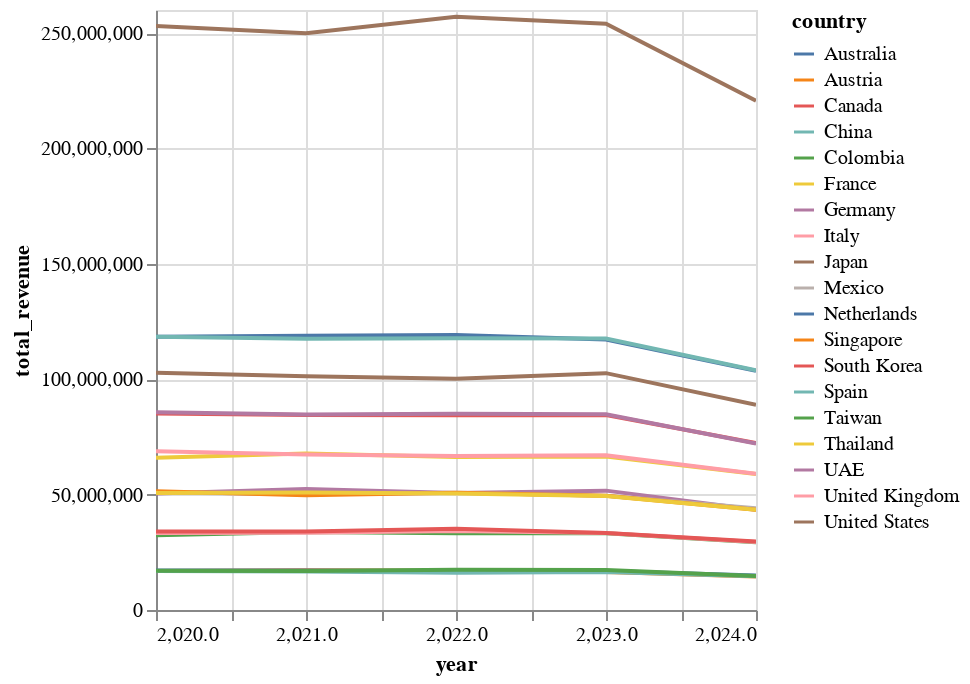

Here is the notebook cell this chart was saved with:
### Code cell
agg_sales.plot.line(x='year', y='total_revenue', color='country')

### Figure 1 — Vega-Lite specification as saved in the notebook (floating-point values rounded to 4 significant figures)
{"config": {"view": {"continuousWidth": 300, "continuousHeight": 300}}, "data": {"name": "data-9eb698c21ed62fa87a891b175667b01d"}, "mark": {"type": "line", "tooltip": true}, "encoding": {"color": {"field": "country", "type": "nominal"}, "x": {"field": "year", "type": "quantitative"}, "y": {"field": "total_revenue", "type": "quantitative"}}, "params": [{"name": "param_9", "select": {"type": "interval", "encodings": ["x", "y"]}, "bind": "scales"}], "$schema": "https://vega.github.io/schema/vega-lite/v5.20.1.json", "datasets": {"data-9eb698c21ed62fa87a891b175667b01d": [{"year": 2020, "country": "Australia", "n_orders": 19990, "units_sold": 110341, "total_revenue": 118359049}, {"year": 2020, "country": "Austria", "n_orders": 2790, "units_sold": 15379, "total_revenue": 16846043}, {"year": 2020, "country": "Canada", "n_orders": 14377, "units_sold": 78965, "total_revenue": 85102058}, {"year": 2020, "country": "China", "n_orders": 19967, "units_sold": 110088, "total_revenue": 118359886}, {"year": 2020, "country": "Colombia", "n_orders": 5563, "units_sold": 29967, "total_revenue": 32355688}, {"year": 2020, "country": "France", "n_orders": 11312, "units_sold": 61582, "total_revenue": 66026113}, {"year": 2020, "country": "Germany", "n_orders": 8596, "units_sold": 47009, "total_revenue": 50488743}, {"year": 2020, "country": "Italy", "n_orders": 5584, "units_sold": 30725, "total_revenue": 33333177}, {"year": 2020, "country": "Japan", "n_orders": 17191, "units_sold": 95189, "total_revenue": 102811074}, {"year": 2020, "country": "Mexico", "n_orders": 8491, "units_sold": 47298, "total_revenue": 50949894}, {"year": 2020, "country": "Netherlands", "n_orders": 2877, "units_sold": 15818, "total_revenue": 17127930}, {"year": 2020, "country": "Singapore", "n_orders": 8618, "units_sold": 47262, "total_revenue": 51508234}, {"year": 2020, "country": "South Korea", "n_orders": 5719, "units_sold": 31415, "total_revenue": 34014204}, {"year": 2020, "country": "Spain", "n_orders": 2812, "units_sold": 15434, "total_revenue": 16866798}, {"year": 2020, "country": "Taiwan", "n_orders": 2899, "units_sold": 15908, "total_revenue": 17058180}, {"year": 2020, "country": "Thailand", "n_orders": 8567, "units_sold": 46911, "total_revenue": 50684044}, {"year": 2020, "country": "UAE", "n_orders": 14320, "units_sold": 78848, "total_revenue": 85693863}, {"year": 2020, "country": "United Kingdom", "n_orders": 11465, "units_sold": 63420, "total_revenue": 68762470}, {"year": 2020, "country": "United States", "n_orders": 42661, "units_sold": 234249, "total_revenue": 253108038}, {"year": 2021, "country": "Australia", "n_orders": 19992, "units_sold": 110365, "total_revenue": 118845167}, {"year": 2021, "country": "Austria", "n_orders": 2873, "units_sold": 16123, "total_revenue": 17216199}, {"year": 2021, "country": "Canada", "n_orders": 14352, "units_sold": 78621, "total_revenue": 84498177}, {"year": 2021, "country": "China", "n_orders": 19777, "units_sold": 108423, "total_revenue": 117570159}, {"year": 2021, "country": "Colombia", "n_orders": 5746, "units_sold": 31383, "total_revenue": 33786174}, {"year": 2021, "country": "France", "n_orders": 11320, "units_sold": 62892, "total_revenue": 67867715}, {"year": 2021, "country": "Germany", "n_orders": 8771, "units_sold": 48386, "total_revenue": 52400502}, {"year": 2021, "country": "Italy", "n_orders": 5698, "units_sold": 31522, "total_revenue": 33527337}, {"year": 2021, "country": "Japan", "n_orders": 17031, "units_sold": 93732, "total_revenue": 101342989}, {"year": 2021, "country": "Mexico", "n_orders": 8497, "units_sold": 46845, "total_revenue": 50128721}, {"year": 2021, "country": "Netherlands", "n_orders": 2891, "units_sold": 15947, "total_revenue": 17113108}, {"year": 2021, "country": "Singapore", "n_orders": 8501, "units_sold": 46528, "total_revenue": 49677720}, {"year": 2021, "country": "South Korea", "n_orders": 5671, "units_sold": 31370, "total_revenue": 33991031}, {"year": 2021, "country": "Spain", "n_orders": 2803, "units_sold": 15406, "total_revenue": 16645771}, {"year": 2021, "country": "Taiwan", "n_orders": 2835, "units_sold": 15802, "total_revenue": 16935097}, {"year": 2021, "country": "Thailand", "n_orders": 8586, "units_sold": 47313, "total_revenue": 50927355}, {"year": 2021, "country": "UAE", "n_orders": 14252, "units_sold": 78835, "total_revenue": 84690538}, {"year": 2021, "country": "United Kingdom", "n_orders": 11440, "units_sold": 62742, "total_revenue": 67392000}, {"year": 2021, "country": "United States", "n_orders": 42239, "units_sold": 232427, "total_revenue": 249959995}, {"year": 2022, "country": "Australia", "n_orders": 19998, "units_sold": 109920, "total_revenue": 119156394}, {"year": 2022, "country": "Austria", "n_orders": 2863, "units_sold": 15648, "total_revenue": 17028772}, {"year": 2022, "country": "Canada", "n_orders": 14281, "units_sold": 78096, "total_revenue": 84342883}, {"year": 2022, "country": "China", "n_orders": 19742, "units_sold": 109705, "total_revenue": 117721328}, {"year": 2022, "country": "Colombia", "n_orders": 5653, "units_sold": 30910, "total_revenue": 33207334}, {"year": 2022, "country": "France", "n_orders": 11257, "units_sold": 61625, "total_revenue": 66283467}, {"year": 2022, "country": "Germany", "n_orders": 8607, "units_sold": 47291, "total_revenue": 50732071}, {"year": 2022, "country": "Italy", "n_orders": 5781, "units_sold": 31414, "total_revenue": 34179362}, {"year": 2022, "country": "Japan", "n_orders": 17088, "units_sold": 93323, "total_revenue": 100259913}, {"year": 2022, "country": "Mexico", "n_orders": 8617, "units_sold": 46855, "total_revenue": 50767786}, {"year": 2022, "country": "Netherlands", "n_orders": 2845, "units_sold": 15557, "total_revenue": 16877865}, {"year": 2022, "country": "Singapore", "n_orders": 8573, "units_sold": 47166, "total_revenue": 50784558}, {"year": 2022, "country": "South Korea", "n_orders": 5891, "units_sold": 32552, "total_revenue": 35207388}, {"year": 2022, "country": "Spain", "n_orders": 2813, "units_sold": 15139, "total_revenue": 16184317}, {"year": 2022, "country": "Taiwan", "n_orders": 2893, "units_sold": 16164, "total_revenue": 17391435}, {"year": 2022, "country": "Thailand", "n_orders": 8554, "units_sold": 46894, "total_revenue": 50460992}, {"year": 2022, "country": "UAE", "n_orders": 14294, "units_sold": 78773, "total_revenue": 85017793}, {"year": 2022, "country": "United Kingdom", "n_orders": 11292, "units_sold": 61371, "total_revenue": 66762913}, {"year": 2022, "country": "United States", "n_orders": 43089, "units_sold": 238271, "total_revenue": 257057436}, {"year": 2023, "country": "Australia", "n_orders": 19839, "units_sold": 109491, "total_revenue": 117192822}, {"year": 2023, "country": "Austria", "n_orders": 2807, "units_sold": 15379, "total_revenue": 16474436}, {"year": 2023, "country": "Canada", "n_orders": 14201, "units_sold": 78204, "total_revenue": 84472384}, {"year": 2023, "country": "China", "n_orders": 20126, "units_sold": 110090, "total_revenue": 117631819}, {"year": 2023, "country": "Colombia", "n_orders": 5597, "units_sold": 30826, "total_revenue": 33231347}, {"year": 2023, "country": "France", "n_orders": 11286, "units_sold": 61810, "total_revenue": 66521017}, {"year": 2023, "country": "Germany", "n_orders": 8670, "units_sold": 47680, "total_revenue": 51722850}, {"year": 2023, "country": "Italy", "n_orders": 5641, "units_sold": 30723, "total_revenue": 33345189}, {"year": 2023, "country": "Japan", "n_orders": 17255, "units_sold": 95183, "total_revenue": 102636197}, {"year": 2023, "country": "Mexico", "n_orders": 8436, "units_sold": 46051, "total_revenue": 49473164}, {"year": 2023, "country": "Netherlands", "n_orders": 2840, "units_sold": 15571, "total_revenue": 16898708}, {"year": 2023, "country": "Singapore", "n_orders": 8434, "units_sold": 46357, "total_revenue": 49465175}, {"year": 2023, "country": "South Korea", "n_orders": 5654, "units_sold": 30986, "total_revenue": 33317142}, {"year": 2023, "country": "Spain", "n_orders": 2822, "units_sold": 15409, "total_revenue": 16421506}, {"year": 2023, "country": "Taiwan", "n_orders": 2899, "units_sold": 16051, "total_revenue": 17348386}, {"year": 2023, "country": "Thailand", "n_orders": 8473, "units_sold": 46418, "total_revenue": 49357580}, {"year": 2023, "country": "UAE", "n_orders": 14376, "units_sold": 78681, "total_revenue": 84850208}, {"year": 2023, "country": "United Kingdom", "n_orders": 11386, "units_sold": 62350, "total_revenue": 67016417}, {"year": 2023, "country": "United States", "n_orders": 42711, "units_sold": 235389, "total_revenue": 254063776}, {"year": 2024, "country": "Australia", "n_orders": 17461, "units_sold": 95506, "total_revenue": 103638268}, {"year": 2024, "country": "Austria", "n_orders": 2438, "units_sold": 13436, "total_revenue": 14533694}, {"year": 2024, "country": "Canada", "n_orders": 12257, "units_sold": 67326, "total_revenue": 72325331}, {"year": 2024, "country": "China", "n_orders": 17410, "units_sold": 96039, "total_revenue": 103868304}, {"year": 2024, "country": "Colombia", "n_orders": 4965, "units_sold": 27483, "total_revenue": 29392083}, {"year": 2024, "country": "France", "n_orders": 9944, "units_sold": 54876, "total_revenue": 58961456}, {"year": 2024, "country": "Germany", "n_orders": 7333, "units_sold": 40201, "total_revenue": 43477419}, {"year": 2024, "country": "Italy", "n_orders": 4961, "units_sold": 27242, "total_revenue": 29465143}, {"year": 2024, "country": "Japan", "n_orders": 15132, "units_sold": 82898, "total_revenue": 88898537}, {"year": 2024, "country": "Mexico", "n_orders": 7373, "units_sold": 40868, "total_revenue": 44055782}, {"year": 2024, "country": "Netherlands", "n_orders": 2556, "units_sold": 13871, "total_revenue": 14980859}, {"year": 2024, "country": "Singapore", "n_orders": 7365, "units_sold": 40515, "total_revenue": 43487323}, {"year": 2024, "country": "South Korea", "n_orders": 4977, "units_sold": 27526, "total_revenue": 29714307}, {"year": 2024, "country": "Spain", "n_orders": 2436, "units_sold": 13589, "total_revenue": 14619388}, {"year": 2024, "country": "Taiwan", "n_orders": 2456, "units_sold": 13593, "total_revenue": 14689981}, {"year": 2024, "country": "Thailand", "n_orders": 7353, "units_sold": 40322, "total_revenue": 43487986}, {"year": 2024, "country": "UAE", "n_orders": 12153, "units_sold": 66835, "total_revenue": 72172319}, {"year": 2024, "country": "United Kingdom", "n_orders": 9944, "units_sold": 54978, "total_revenue": 59035920}, {"year": 2024, "country": "United States", "n_orders": 37028, "units_sold": 204447, "total_revenue": 220653559}]}}
